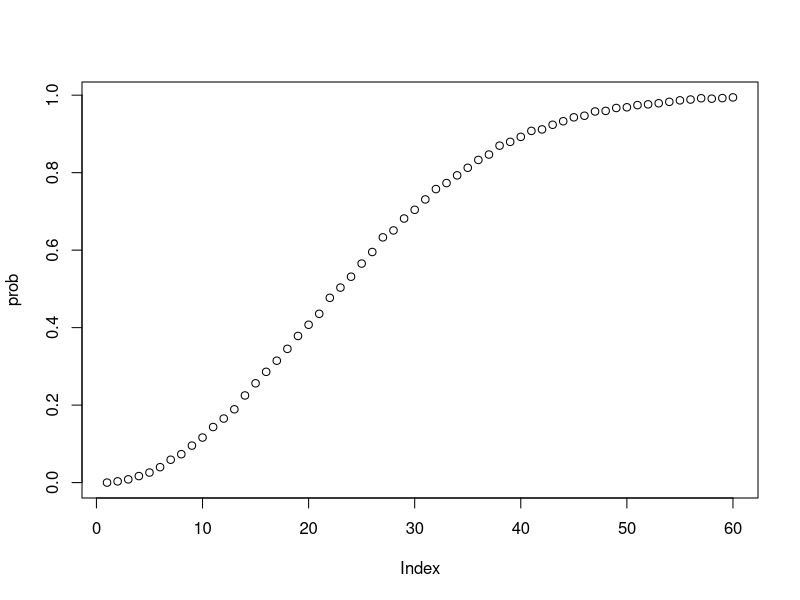
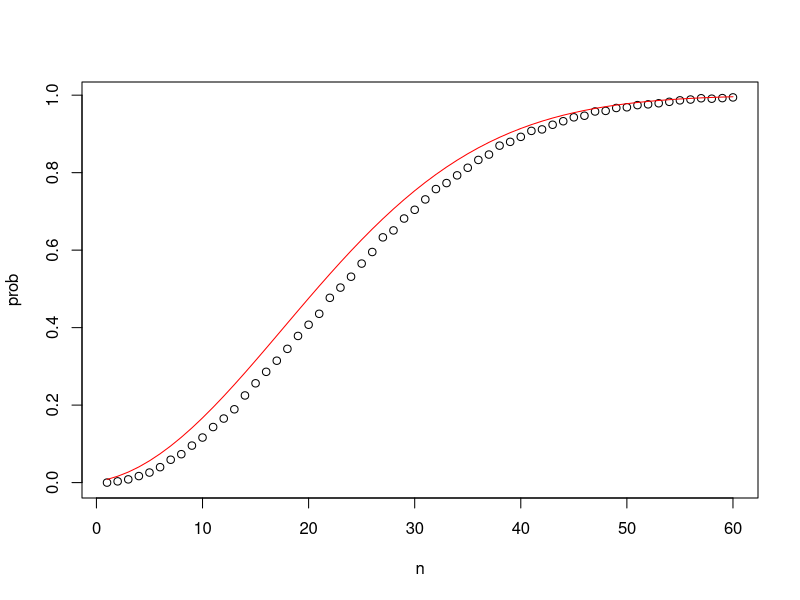

The R source for these figures, in order:
#we can create a function that creates a lookup table of probabilities for the birthday problem
compute_prob <- function(n, B=10000){
    same_day <- replicate(B, {
        bdays <- sample(1:365, n, replace=TRUE)
        any(duplicated(bdays))
    })
    mean(same_day)
}

n <- seq(1,60)

#for loops are not the preferred method of computaion, we prefer to operate on entire vectors of sequences
#many arithmetic functions operate on vectors as sequences regardless, but some functions expecting a scalar wont by default
sqrt(n)

#sapply() allows us to run element wise operations on all functions
prob <- sapply(n, compute_prob)
plot(prob)

#whilst the monte carlo is useful we want to compute the actual probability for 2 reasons
    #we get an actual probability not an approximation based on simulation
    #it is faster to process the mathematics instead of running simulations
exact_prob <- function(n){
    prob_unique <- seq(365,365-n-1)/365
    1-prod(prob_unique)
}

eprob <- sapply(n, exact_prob)
plot(n,prob)
lines(n,eprob,col='red')